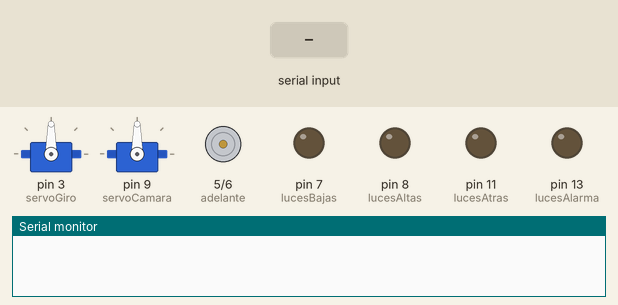
Recording of a sketch running on a simulated Arduino Uno, built with avr-gcc and run on an emulated ATmega328P. On the bench: 2 × servo, motor-driver pin pairs drawn as motors (green arrow = first pin HIGH = forward, orange = second pin HIGH = backward, longer = more drive), output pins drawn as LEDs (lit = HIGH), the last lines printed to the serial monitor. The test bench sets the inputs (shaded band). Sleep ends after the set time or at an interrupt.

Above: at 1.2 s.
1.3 s: "p90\n" received over the second serial link
At 2.5 s:
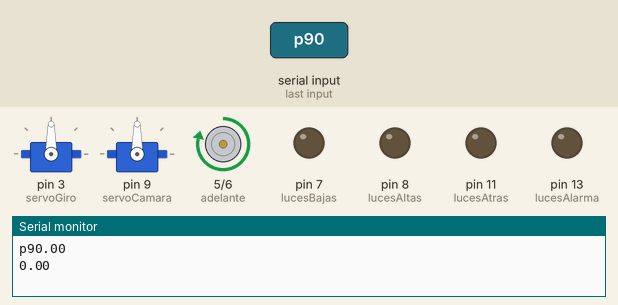
2.8 s: "d90\n" received over the second serial link
At 2.95 s:
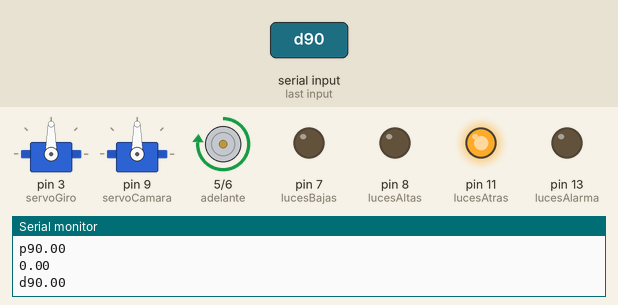
At 3.85 s:
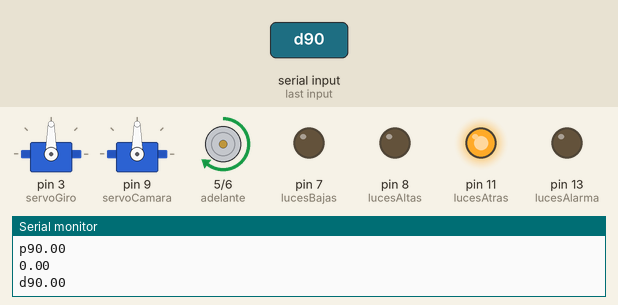
Timing chart, 0 to 8.0 s (numbered marks = the images above; inputs shaded):
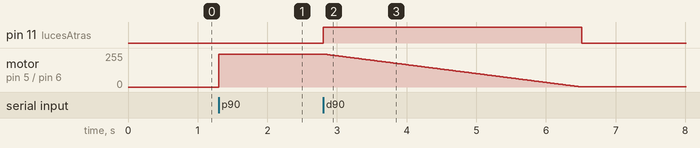

Measured:
- after the input at 1.3 s, motor on pin 5 (adelante) / pin 6 (atras): stopped → forward 247/255 at once
- after the input at 2.8 s, pin 11 (lucesAtras): LOW → HIGH at once, → LOW 3.7 s later; motor on pin 5 (adelante) / pin 6 (atras): moves from forward 247/255 to forward 1/255 over 3.7 s, starting at once

The sketch:

Accel.ino
```cpp
/*
 * Autor: Joel Ermantraut
 * Ultima Modificacion: 20/11/2015
 * Descripcion: Algoritmo que controla un prototipo electronico. El mismo
 * es un vehiculo que se controla inalambricamente con Bluetooth, realiza
 * la traccion mediante un motor de continua, el giro mediante un servo
 * motor, posee una alarma y permite ubicar una camara para realizar
 * la grabacion.
 */

#include <Servo.h> // Para controlar los servos
#include <SoftwareSerial.h> // Para el modulo Bluetooth
#include <avr/sleep.h> // Para suspender el Arduino
#include "Definiciones.h" // Definiciones de pines y tiempos

Servo giro; // Servo que controla la dirección
Servo camara; // Servo que controla la cámara
SoftwareSerial BT(2,4); // TX | RX

volatile boolean resetear = true; // Almacena si se recibieron datos durante los últimos segundos
volatile boolean conectado = false; // Recuerdo si el módulo fue conectado
volatile byte value = 0; // Almacena el último valor de traccion
volatile byte gradosGiro = 0; // Almacena los grados de movimiento del servo de dirección
volatile byte gradosCamara = 0; // Almacena los grados de movimiento del servo de cámara
volatile byte pos = 1;
volatile unsigned long tiempo = 0; // Almacena el último valor de tiempo
volatile int arrayDireccion[10];
volatile int arrayCamara[10];
volatile int ruidoDireccion = 0;
volatile int ruidoCamara = 0;
volatile int titilar = 0;
volatile int totalGiro = 0;
volatile int totalCamara = 0;

void interrupcion() {
  if (BT.read() == 'd') {
    sleep_disable(); // Desactiva el modo de suspensión
    detachInterrupt(0); // Desactiva el temporizador
  }
}

void Sleep() { // Suspende el vehículo
  freno(); // Frena el vehículo, cambiando enable a LOW
  attachInterrupt(0,interrupcion,RISING);
  set_sleep_mode(SLEEP_MODE_PWR_DOWN); // Establecemos el modo de bajo consumo
  // [SLEEP_MODE_PWM_DOWN] es el modo que más ahorra, también hay otros modos disponibles
  // Mientras más ahorra, más timers desactiva
  sleep_enable(); // Inicializamos el modo bajo consumo
  sleep_mode(); // Ponemos el modo bajo consumo
  // Configura la interrupción
}

void traccion(int a, int b) { // Modifica el movimiento del motor de continua
  analogWrite(adelante, a);
  analogWrite(atras, b);
  delayMicroseconds(10000);
}

void posicion(int valor) { // Determina los valores del motor de continua
  value = map(abs(valor), 0, 10, 0, 255); // MAPEA EL VALOR ENTRE LO QUE RECIBIO Y EL RANGO DE SALIDA
  if (valor > 0) { // Si el valor es mayor a 0
    if (pos == 2) {freno();}
    traccion(value, 0);
    pos = 0;
  } else if (valor < 0) {
    if (pos == 0) {freno();}
    traccion(0, value);
    pos = 2;
  } else if (pos != 1) {
    freno();
  }
}

void direccion(int valor) { // Determina el valor del servo de giro
  arrayDireccion[ruidoDireccion] = valor;
  totalGiro = totalGiro + arrayDireccion[ruidoDireccion];
  if (ruidoDireccion == ruidoMax) {
    ruidoDireccion = 0;
    valor = map(totalGiro/ruidoMax, -10, 10, giroMin, giroMax);
    if (valor > gradosGiro) { // Si la posicion en la que esta es menor que la que tiene que ir
      for (int i=gradosGiro;i<valor;i++) {
        giro.write(i);
        delayMicroseconds(delayServo);
        // Avanza
      }
    } else if (valor < gradosGiro) { // Si es mayor
      for (int i=gradosGiro;i>valor;i--) {
        giro.write(i);
        delayMicroseconds(delayServo);
        // Retrocede
      }
    }
    gradosGiro = valor;
  } else {
    ruidoDireccion++;
  }
}

void girarCamara(int valor) { // Modifique el giro de la cámara
  arrayCamara[ruidoCamara] = valor;
  totalCamara = totalCamara + arrayCamara[ruidoCamara];
  if (ruidoCamara == ruidoMax) {
    ruidoCamara = 0;
    if (valor > gradosCamara) { // Si la posicion en la que esta es menor que la que tiene que ir
      for (int i=gradosCamara;i<valor;i++) {
        camara.write(i);
        delayMicroseconds(delayServo);
        // Avanza
      }
    } else if (valor < gradosCamara) { // Si es mayor
      for (int i=gradosCamara;i>valor;i--) {
        camara.write(i);
        delayMicroseconds(delayServo);
        // Retrocede
      }
    }
    gradosCamara = valor;
  } else {
    ruidoCamara = 0;
  }
}

void freno() { // Frena el vehículo
  luces(lucesAtras, 1);
  if (pos == 0) {
    for (int i=value;i>0;i--) {
      traccion(i,0);
      delay(5);
    }
  } else if (pos == 2) {
    for (int i=value;i<0;i++) {
      traccion(0,i);
      delay(5);
    }
  }
  luces(lucesAtras, 0);
  pos = 1;
}

void luces(int luz, int valor) {
  digitalWrite(luz, valor);
}

void bocina(int valor) {
  Serial.println(valor);
  if (valor == 1) {tone(parlante,750);}
  else {noTone(parlante);}
}

void decodificar() { // Se activa cuando se recibe un dato BT y lo decodifica
  resetear = false; // Cada vez que recibe un dato se pone en falso, para evitar que el temporizador desconecte al módulo BT
  char dato = BT.read(); // Recibe el caracter inicial
  float valor = BT.parseFloat(); // INICIALIZAR ANTES DE ENTRAR EN SWITCH, NO EN CASES, PRODUCE ERRORES
  Serial.print(dato);
  Serial.println(valor);
  switch (dato) { // Según que dato sea, ejecuta cada función
    case 'p': // Recibe el caracter de posición
      posicion(valor); // Modifica la posición
      break; // ESTO EVITA QUE SIGA CON EL OTRO CASE
    case 'l': // Recibe el caracter de dirección
      direccion(valor); // Modifica la dirección
      break;
    case 'c': // Recibe el caracter de cámara
      girarCamara(valor); // Modifica la posición de la cámara
      break;
    case 's': // Recibe el caracter de freno
      freno(); // Frena el vehículo
      break;
    case 'b':
      bocina(valor);
      break;
    case 'u': // Recibe el caracter de luces bajas
      luces(lucesBajas, valor); // false se refiere a luces bajas
      break;
    case 'U': // Recibe el caracter de luces altas
      luces(lucesAltas, valor); // true se refiere a luces altas
      break;
    case 'd': // Recibe el caracter de suspensión
      Sleep(); // Entra en el modo de suspensión
      break;
  }
}

void efecto2() {
  tone(parlante,400,200);
  delay(200);
}

void efecto1() {
  static boolean upDown = false;
  static int i=minFrecuencia;
  if (upDown == false) {
    i++;
    if (i == maxFrecuencia) {upDown = true;}
  } else {
    i--;
    if (i == minFrecuencia) {upDown = false;}
  }
  tone(parlante,i,10);
}

void alarma() {
  static boolean efecto=true;
  static int cantidad=0;
  while (!(BT.available())) {
    if (efecto) {
      if (cantidad == 4) {efecto=!efecto;cantidad=0;}
      else {cantidad++;}
      efecto1();
    } else {
      if (cantidad == 10) {efecto=!efecto;cantidad=0;}
      else {cantidad++;}
      efecto2();
    }
    delay(10);
  }
}

void verificar() {
  if (resetear == true) { // Resetea el módulo BT
    digitalWrite(BtVcc, LOW);
    delay(10);
    digitalWrite(BtVcc, HIGH);
    delay(10);
    // El reseteo del módulo consiste en cortar y restituir la alimentación
    alarma(); // Inicia la alarma
  }
  resetear = true; // Esto se hace para que si se recibe se coloque en false y se advierta en el próximo censo
}

void setup() {
  BT.begin(9600); // Se inicializa la conexión Bluetooth
  Serial.begin(9600); // SACAR
  // Pines motor de continua
  pinMode(BtVcc, OUTPUT); // BT Vcc
  pinMode(lucesBajas, OUTPUT); // LEDs Bajos
  pinMode(lucesAltas, OUTPUT); // LEDs Altos
  pinMode(lucesAtras, OUTPUT); // LEDs Atras
  pinMode(lucesAlarma, OUTPUT); // LEDs Alarma
  digitalWrite(BtVcc, LOW); // Alimenta el módulo Bluetooth
  giro.attach(servoGiro);
  camara.attach(servoCamara);
  // Se vincula los servos con los pines entre paréntesis
  direccion(0); // Centra el eje de giro al inicio
  girarCamara(90); // Centra el eje de cámara al inicio
}

void loop() {
  if ((pos == 2) && (millis() >= (tiempo + 500))) {
    digitalWrite(lucesAtras, !titilar);
    titilar = digitalRead(lucesAtras);
  }
  tiempo = millis();
  if (BT.available()) { // Si hay un dato disponible
    conectado = true; // Significa que esta conectado
    decodificar();
  }
}
```

Definiciones.h
```cpp
// MOTORES
#define adelante 5 // PIN para que el motor de continua gire hacia adelante
#define atras 6 // PIN para que el motor de continua gire hacia atrás
// SERVOS
#define servoGiro 3 // PIN donde va conectado el servo de dirección
#define servoCamara 9 // PIN donde va conectado el servo de cámara
// LIMITES
#define giroMin 0 // Determina el giro mínimo del servo de dirección
#define giroMax 180 // Determina el giro máximo del servo de dirección
// LUCES
#define lucesBajas 7 // PIN donde van conectadas las luces bajas
#define lucesAltas 8 // PIN donde van conectadas las luces altas
#define lucesAtras 11 // PIN donde van conectadas las luces traseras
#define lucesAlarma 13 // PIN donde van conectadas la luces de la alarma
// RETARDOS
#define delayServo 10000 // Determina el retardo entre movimientos (en microsegundos)
#define delayFreno 2000 // Tiempo que debe pasar para que termine de frenar
#define reinicio 2000 // Tiempo que debe pasar sin recibir datos para reiniciar el módulo
// ALARMA
#define maxFrecuencia 800 // Frecuencia máxima del parlante de la alarma
#define minFrecuencia 500 // Frecuencia mínima del parlante de la alarma
// OTROS
#define BtVcc 12 // PIN para el Vcc del módulo BT
#define parlante 10 // PIN donde va conectado el parlante
#define ruidoMax 15 // Cantidad de valores que promedia para eliminar el ruido
```
